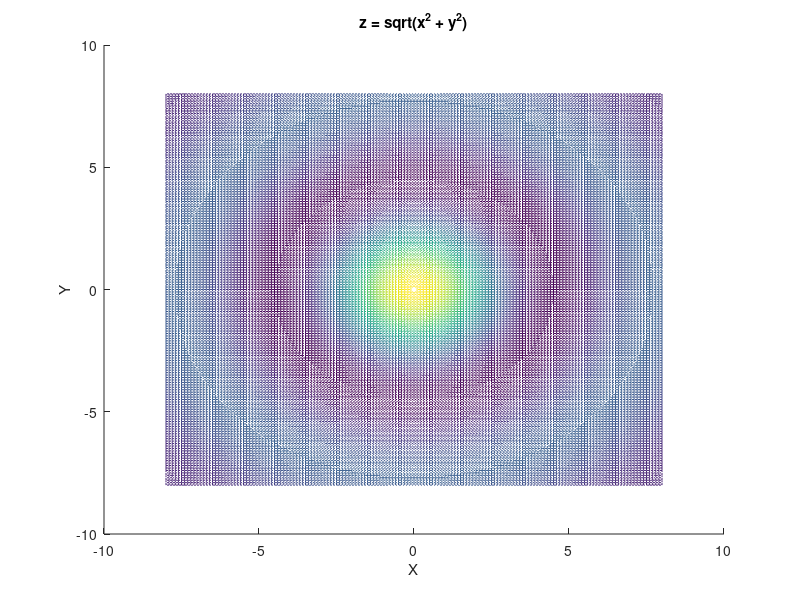

Reproduce this figure in MATLAB.
x = -8:0.1:8; y = x;
[X, Y] = meshgrid(x, y);
z = sqrt(X.^2 + Y.^2);
z = sin(z)./z;
title('z = sqrt(x^2 + y^2)')
xlabel('X'); ylabel('Y')
hold
mesh(x, y, z);